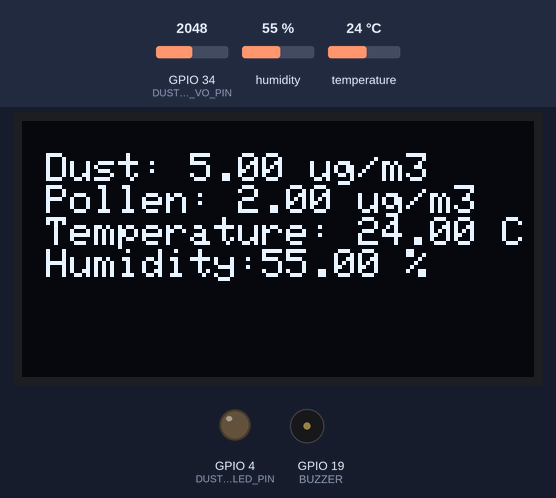
Simulated run of this sketch. Board: ESP32. Parts: 128×64 one-colour display, output pins drawn as LEDs (lit = HIGH), buzzer (waves = sounding, pin HIGH). Inputs (shaded band) come from the test bench; at power-on: temperature 24 °C, humidity 55 %, GPIO 34 (DUST_SENSOR_VO_PIN) = 2048. WiFi joins after 1.5 s; servers stay silent unless stated; what the sketch prints to the serial monitor is not drawn.

Above: at 7.7 s.
7.8 s: temperature set to 12 °C
At 9.9 s:
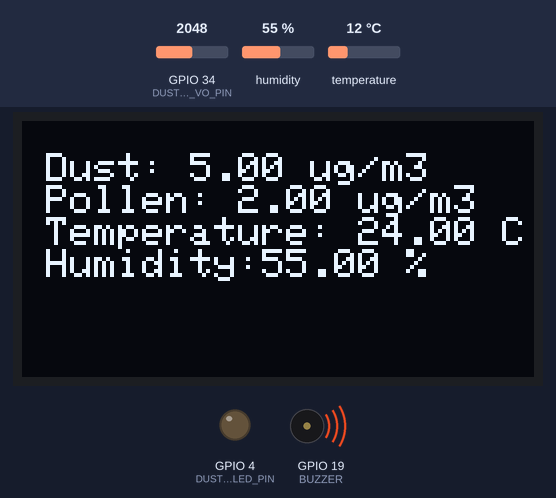
15.6 s: humidity set to 69 %
At 17.3 s:
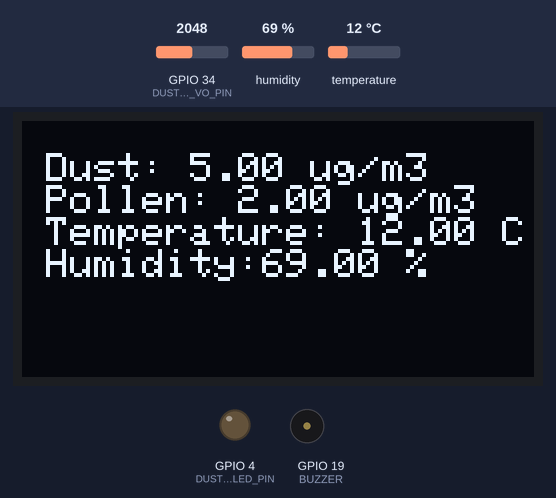
23.4 s: humidity set to 72 %
At 28.9 s:
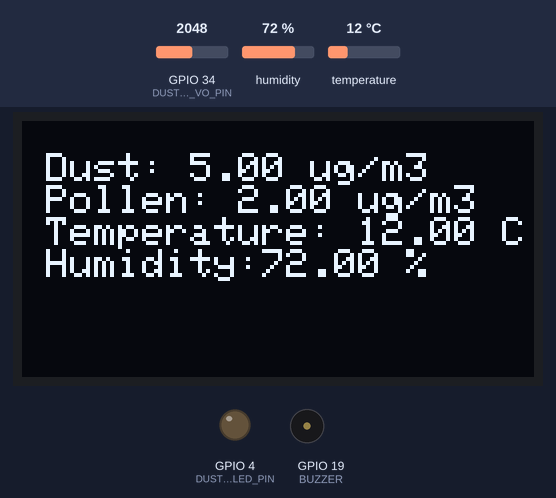
31.2 s: GPIO 34 (DUST_SENSOR_VO_PIN) set to 1985
At 37.4 s:
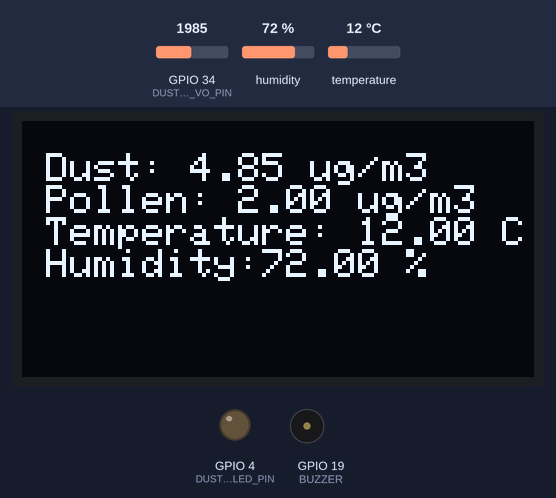
39.7 s: GPIO 34 (DUST_SENSOR_VO_PIN) set to 2065
At 42.2 s:
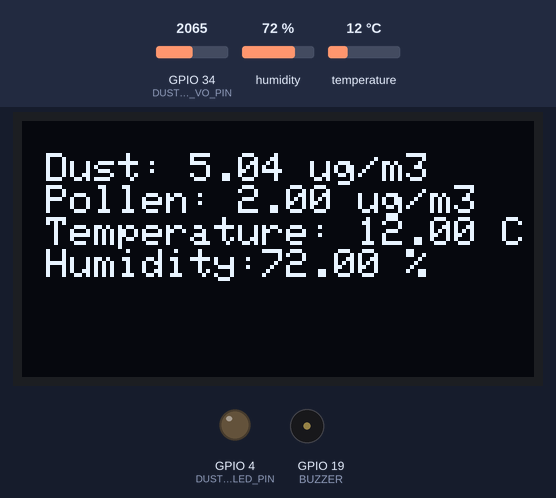
47.5 s: GPIO 34 (DUST_SENSOR_VO_PIN) set to 2866
At 53.0 s:
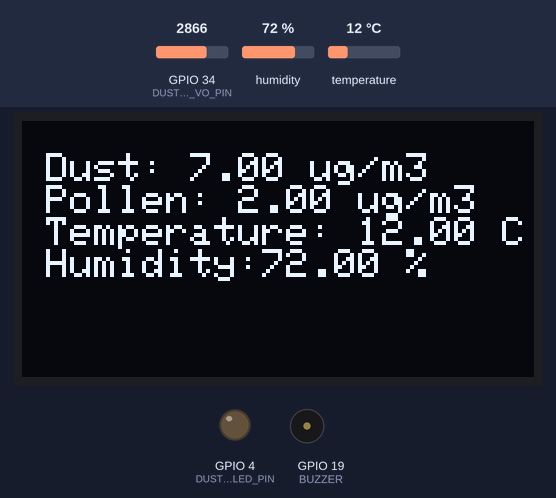
Timing chart, 0 to 56.7 s (numbered marks = the images above; inputs shaded):
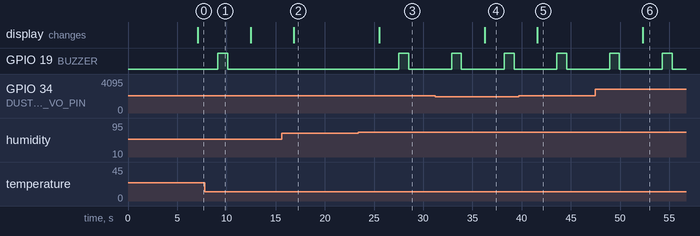

The sketch:

WriteMultipleFields.ino
```cpp
#include <WiFi.h>
#include <WebServer.h>
#include "secrets.h"
#include "ThingSpeak.h"
#include "homepage.h"
#include <Wire.h>
#include <Adafruit_GFX.h>
#include <Adafruit_SSD1306.h>
#include <DHT.h>


// Wifi //
char ssid[] = SECRET_SSID;   // your network SSID (name)
char pass[] = SECRET_PASS;   // your network password
WiFiClient  client;
WebServer server(80); // Creates a webserver on port 80

unsigned long myChannelNumber = SECRET_CH_ID;
const char * myWriteAPIKey = SECRET_WRITE_APIKEY;

// GP2Y1014AU //
#define DUST_SENSOR_LED_PIN 4 // Initialising LED Pin
#define DUST_SENSOR_VO_PIN 34 // Initialising ADC Pin
#define DUST_CONVERSION_RATIO 0.5 // Conversion voltage to dust concentration
#define VOLTAGE_REF 5.0 // Reference voltage of ESP32
#define ADC_RESOLUTION 4096.0  // Used for the 12 - bit ADC used by the esp32

// OLED SCREEN //
#define SCREEN_WIDTH 128
#define SCREEN_HEIGHT 64
#define OLED_reset -1 //
Adafruit_SSD1306 display(SCREEN_WIDTH, SCREEN_HEIGHT, &Wire, OLED_reset); // Initializes OLED display

// DHT11 //
#define DHT11_PIN 25 // GPIO pin example
#define DHTTYPE DHT11 // library needs to have defined dht type
DHT dht(DHT11_PIN, DHTTYPE); // Creating DHT object
float temperature = 0;
float humidity = 0; // globally declared variables

// SN GCJA5 //
float pm10 = 2.0;

// Buzzer //
#define BUZZER 19

// Buzzer Thresholds //
#define PM10_t 200
#define TempCold_t 10
#define TempHot_t 20
#define HumidityLow_t 20
#define HumidityHigh_t 70
#define PM25_t 50

void setup()
{
  Serial.begin(115200);  //Initialize serial monitor
  dht.begin(); // Initialize DHT11
  pinMode(DUST_SENSOR_LED_PIN, OUTPUT); // Initialize GP2Y1014AU
  pinMode(BUZZER, OUTPUT); // Initialize buzzer

  // Initializing the OLED screen
  if(!display.begin(SSD1306_SWITCHCAPVCC, 0x3C)) // Standard address for OLED screen
  {
    Serial.println(F("OLED allocation failed"));
    for(;;); // Stops further excecution
  }

  display.setTextSize(1);
  display.setTextColor(WHITE);
  display.clearDisplay();
  display.display();
  delay(2000);

  WiFi.mode(WIFI_STA);
  ThingSpeak.begin(client);  // Initialize ThingSpeak with wificlient

  // Connect to webserver //
  server.on("/", []()
  {
    server.send(200, "text/html", smartInhalerHomepage); // sends the homepahe html
  }
  );
  server.begin();
  Serial.println("Web Server Started.");
  // gets temperature as JSON
  server.on("/getTemperature", []()
  {
    float temp = dht.readTemperature();
    server.send(200, "application/json", "{\"temperature\":" + String(temp, 1) + "}");
  }
  );

  server.on("/getHumidity", []()
  {
  float humid = dht.readHumidity();
  server.send(200, "application/json", "{\"humidity\":" + String(humid, 1) + "}");
}
);

  server.on("/getPollen", []()
  {
    float pollen = 0.0;
    server.send(200, "application/json", "{\"pollen\":" + String(pollen, 1) + "}");
  }
  );
    server.on("/getDust", []()
  {
    float dust = readDustSensor();
    server.send(200, "application/json", "{\"dust\":" + String(dust, 1) + "}");
  }
  );
}

void loop()
{
   server.handleClient(); // Handles HTTP requests
  // Connect or reconnect to WiFi
  if(WiFi.status() != WL_CONNECTED)
  {
    Serial.print("Attempting to connect to SSID: ");
    Serial.println(SECRET_SSID);
    while(WiFi.status() != WL_CONNECTED)
    {
      WiFi.begin(ssid, pass);  // Connect to WPA/WPA2 network. Change this line if using open or WEP network
      Serial.print(".");
      delay(5000);
    }
    Serial.println("\nConnected successfully.");

  }
 Serial.println("ESP32 IP: " + WiFi.localIP().toString());

  float pm25 = readDustSensor();
  humidity = dht.readHumidity();
  temperature = dht.readTemperature();

  display.clearDisplay();
  display.setCursor(0, 0);

  // Prints the PM2.5 concentration to the Serial Monitor
  Serial.print("PM 2.5 Concentration: ");
  Serial.print(pm25);
  Serial.println(" ug/m3");
  display.print("\n");
  display.print(" Dust: ");
  display.print(pm25);
  display.println(" ug/m3");

  Serial.print("PM 10 Concentration: ");
  Serial.print(pm10);
  Serial.print(" ug/m3\n");
  display.print(" Pollen: ");
  display.print(pm10);
  display.println(" ug/m3");


  // Checks if dht11 readings are valid //
  if(isnan(humidity) || isnan(temperature)) // if value is not a number error message will appear
  {
    Serial.println("Failed to read from DHT11");
  }
  else
  {
  // Prints the temperature & humidity to the Serial Monitor
  Serial.print("Temperature: ");
  Serial.print(temperature);
  Serial.println("°C");
  display.print(" Temperature: ");
  display.print(temperature);
  display.println(" C");

  Serial.print("Humidity: ");
  Serial.print(humidity);
  Serial.println("%");
  display.print(" Humidity:");
  display.print(humidity);
  display.println(" %");
  display.display(); // Updates the screen
  delay(2000);
  }
  // Buzzer //
  if (pm10 > PM10_t || pm25 > PM25_t || temperature < TempCold_t|| temperature > TempHot_t|| humidity < HumidityLow_t || humidity > HumidityHigh_t) // compare readings against threshold levels
  {
    // if they exceed thresholds, buzzer will be sounded as it is considered a dangerous reading
    digitalWrite(BUZZER,HIGH);
    delay(1000);
    digitalWrite(BUZZER,LOW);
  }
  else
  {
    // otherwise it will be off
    digitalWrite(BUZZER,LOW);
  }

  // set the fields with the values
  ThingSpeak.setField(1, pm10);
  ThingSpeak.setField(2, pm25);
  ThingSpeak.setField(3, temperature);
  ThingSpeak.setField(4, humidity);

  // write to the ThingSpeak channel
  int x = ThingSpeak.writeFields(myChannelNumber, myWriteAPIKey);
  if(x == 200)
  {
    Serial.println("Channel update successful.");
  }
  else
  {
    Serial.println("Problem updating channel. HTTP error code " + String(x));
  }

  delay(2000); // Wait 2 seconds before updating the channel
}

// Converting ADC values from GP2Y1014AU //
float readDustSensor()
{
  digitalWrite(DUST_SENSOR_LED_PIN, HIGH); // turns on infared LED
  delayMicroseconds(280);

  int sensorValue = analogRead(DUST_SENSOR_VO_PIN); // Reads analog value
  digitalWrite(DUST_SENSOR_LED_PIN, LOW); // Turns off after reading

  float voltage = sensorValue * (VOLTAGE_REF / ADC_RESOLUTION); // Converts ADC to voltage
  float pmConcentration = voltage / DUST_CONVERSION_RATIO; // Converts voltage to dust concentration
  return pmConcentration;
}
```

secrets.h
```cpp
#define SECRET_SSID "eduroam"
#define SECRET_PASS "!9ssBzsx2peb"

#define SECRET_CH_ID 2767873
#define SECRET_WRITE_APIKEY "S4W3FB3UAXA740RZ"
```

Source omitted: homepage.h (13501 bytes)

Measured:
- after the input at 7.8 s, GPIO 19 (BUZZER): goes on until 10.1 s, then stays LOW
- after the input at 15.6 s, the display: changes after 1.2 s (image 2)
- after the input at 23.4 s, GPIO 19 (BUZZER): LOW → HIGH after 4.1 s, → LOW 1.0 s later; the display: changes after 2.1 s (image 3)
- after the input at 31.2 s, the display: changes after 5.0 s (image 4)
- after the input at 39.7 s, the display: changes after 1.9 s (image 5)
- after the input at 47.5 s, the display: changes after 4.8 s (image 6)
